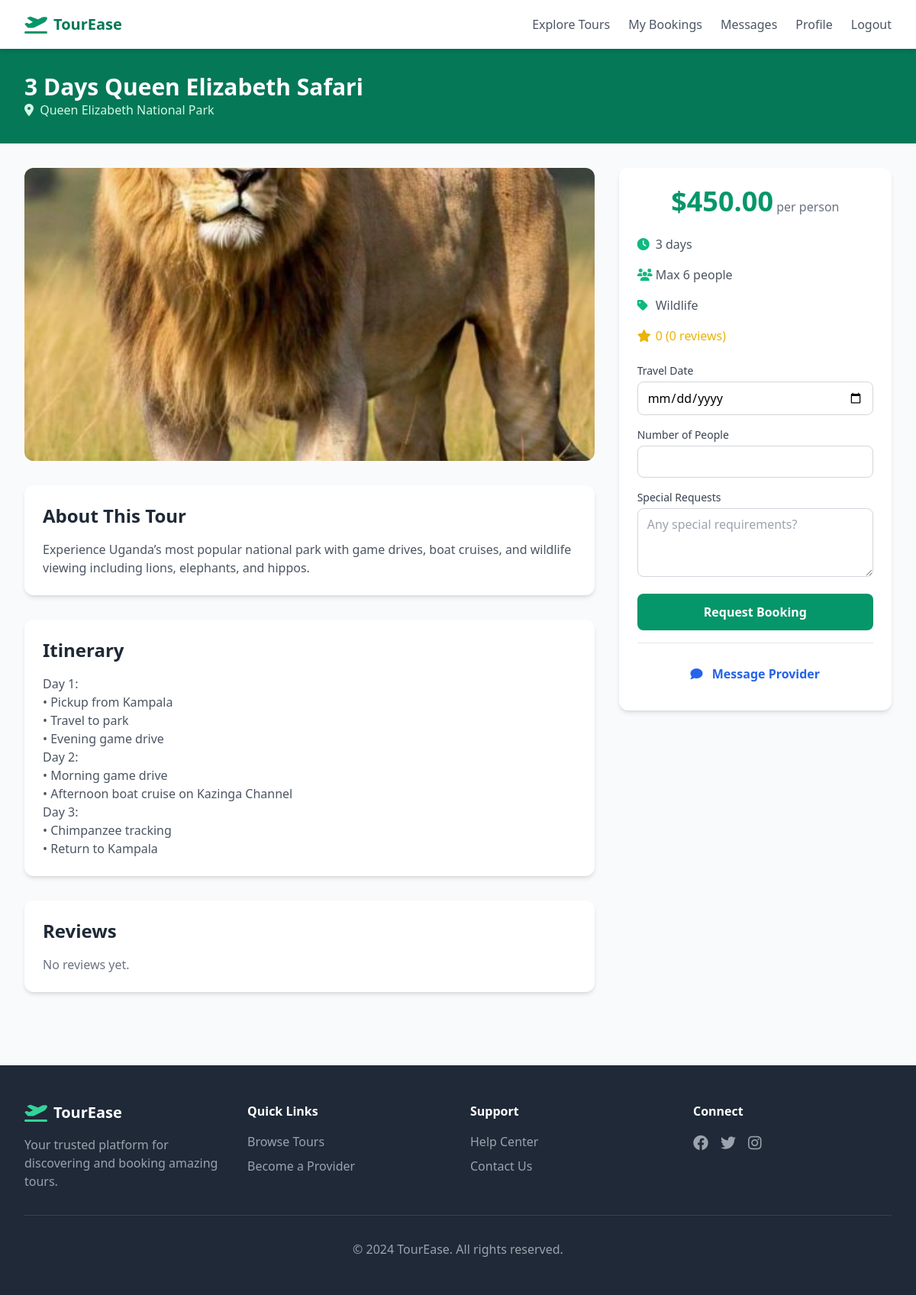
The page /tours/1/ (signed in) on the database its author committed.
### tours/models.py (models this page shows, shortened)
class TourPackage(models.Model):
    TOUR_TYPE_CHOICES = [
        ('adventure', 'Adventure'),
        ('luxury', 'Luxury'),
        ('budget', 'Budget'),
        ('cultural', 'Cultural'),
        ('wildlife', 'Wildlife'),
        ('beach', 'Beach'),
    ]
    company = models.ForeignKey(
        settings.AUTH_USER_MODEL,
        on_delete=models.CASCADE,
        related_name='tour_packages'
    )
    title = models.CharField(max_length=200)
    description = models.TextField()
    location = models.CharField(max_length=200)
    price = models.DecimalField(max_digits=10, decimal_places=2)
    duration_days = models.PositiveIntegerField()
    max_group_size = models.PositiveIntegerField()
    tour_type = models.CharField(max_length=20, choices=TOUR_TYPE_CHOICES, default='adventure')
    itinerary = models.TextField(help_text="Day-by-day itinerary")
    image = models.FileField(upload_to='tour_images/', blank=True, null=True)
    is_approved = models.BooleanField(default=False)
    is_active = models.BooleanField(default=True)
    created_at = models.DateTimeField(auto_now_add=True)
    updated_at = models.DateTimeField(auto_now=True)
    @property
    def average_rating(self):
        reviews = self.reviews.all()
        if reviews.exists():
            return round(reviews.aggregate(models.Avg('rating'))['rating__avg'], 1)
        return 0
    @property
    def review_count(self):
        return self.reviews.count()

### tours/views.py (the view)
# urls.py: path('tours/<int:tour_id>/', views.tour_detail, name='tour_detail'),
def tour_detail(request, tour_id):
    tour = get_object_or_404(TourPackage, id=tour_id)
    reviews = tour.reviews.all()[:5]
    is_customer = request.user.is_authenticated and request.user.role == 'customer'
    if request.method == 'POST' and is_customer:
        booking_form = BookingRequestForm(request.POST)
        if booking_form.is_valid():
            booking = booking_form.save(commit=False)
            booking.user = request.user
            booking.tour = tour
            booking.save()
            messages.success(request, 'Booking request submitted successfully!')
            return redirect('tour_detail', tour_id=tour.id)
    else:
        booking_form = BookingRequestForm() if is_customer else None
    context = {
        'tour': tour,
        'reviews': reviews,
        'booking_form': booking_form,
        'is_customer': is_customer,
    }
    return render(request, 'tours/tour_detail.html', context)

### tours/forms.py
class BookingRequestForm(forms.ModelForm):
    class Meta:
        model = BookingRequest
        fields = ('travel_date', 'number_of_people', 'special_requests')
        widgets = {
            'travel_date': forms.DateInput(attrs={'class': 'w-full border border-gray-300 rounded-lg px-4 py-2 focus:ring-emerald-500 focus:border-emerald-500', 'type': 'date'}),
            'number_of_people': forms.NumberInput(attrs={'class': 'w-full border border-gray-300 rounded-lg px-4 py-2 focus:ring-emerald-500 focus:border-emerald-500'}),
            'special_requests': forms.Textarea(attrs={'class': 'w-full border border-gray-300 rounded-lg px-4 py-2 focus:ring-emerald-500 focus:border-emerald-500', 'rows': 3}),
        }

### accounts/models.py (called while the page is built)
    def is_provider(self):
        return self.role == 'provider'

### templates/tours/tour_detail.html (shortened to what this page needs)
{% extends 'base.html' %}
{% block content %}
<div class="bg-emerald-700 py-8">
    <div class="max-w-7xl mx-auto px-4 sm:px-6 lg:px-8">
        <h1 class="text-3xl font-bold text-white">{{ tour.title }}</h1>
        <p class="text-emerald-100"><i class="fas fa-map-marker-alt mr-1"></i> {{ tour.location }}</p>
    </div>
</div>
<div class="max-w-7xl mx-auto px-4 sm:px-6 lg:px-8 py-8">
    <div class="grid grid-cols-1 lg:grid-cols-3 gap-8">
        <div class="lg:col-span-2">
            {% if tour.image %}
            <img src="{{ tour.image.url }}" alt="{{ tour.title }}" class="w-full h-96 object-cover rounded-xl mb-8">
            {% else %}
            <div class="w-full h-96 bg-gray-200 flex items-center justify-center rounded-xl mb-8">
                <i class="fas fa-image text-6xl text-gray-400"></i>
            </div>
            {% endif %}
            <div class="bg-white rounded-xl shadow-md p-6 mb-8">
                <h2 class="text-2xl font-bold text-gray-800 mb-4">About This Tour</h2>
                <p class="text-gray-600 whitespace-pre-line">{{ tour.description }}</p>
            </div>
            <div class="bg-white rounded-xl shadow-md p-6 mb-8">
                <h2 class="text-2xl font-bold text-gray-800 mb-4">Itinerary</h2>
                <div class="prose max-w-none">
                    <p class="text-gray-600 whitespace-pre-line">{{ tour.itinerary }}</p>
                </div>
            </div>
            <div class="bg-white rounded-xl shadow-md p-6">
                <h2 class="text-2xl font-bold text-gray-800 mb-4">Reviews</h2>
                {% if reviews %}
                <div class="space-y-4">
                    {% for review in reviews %}
                    <div class="border-b pb-4">
                        <div class="flex items-center justify-between mb-2">
                            <span class="font-semibold">{{ review.user.username }}</span>
                            <div class="flex text-yellow-500">
                                {% for i in "12345" %}
                                <i class="fas fa-star{% if forloop.counter <= review.rating %}{% else %} text-gray-300{% endif %}"></i>
                                {% endfor %}
                            </div>
                        </div>
                        <p class="text-gray-600">{{ review.comment }}</p>
                        <span class="text-sm text-gray-400">{{ review.created_at|date:"M d, Y" }}</span>
                        {% if review.provider_response %}
                        <div class="mt-3 bg-gray-50 border-l-4 border-emerald-500 p-3 rounded">
                            <p class="text-sm font-semibold text-gray-800 mb-1">Response from Provider:</p>
                            <p class="text-sm text-gray-600">{{ review.provider_response }}</p>
                        </div>
                        {% endif %}
                    </div>
                    {% endfor %}
                </div>
                <a href="#" class="text-emerald-600 hover:underline mt-4 inline-block">View all reviews</a>
                {% else %}
                <p class="text-gray-500">No reviews yet.</p>
                {% endif %}
            </div>
        </div>
        <div class="lg:col-span-1">
            <div class="bg-white rounded-xl shadow-md p-6 sticky top-24">
                <div class="text-center mb-6">
                    <span class="text-4xl font-bold text-emerald-600">${{ tour.price }}</span>
                    <span class="text-gray-500">per person</span>
                </div>
                <div class="space-y-4 mb-6">
                    <div class="flex items-center text-gray-600">
                        <i class="fas fa-clock w-6 text-emerald-500"></i>
                        <span>{{ tour.duration_days }} days</span>
                    </div>
                    <div class="flex items-center text-gray-600">
                        <i class="fas fa-users w-6 text-emerald-500"></i>
                        <span>Max {{ tour.max_group_size }} people</span>
                    </div>
                    <div class="flex items-center text-gray-600">
                        <i class="fas fa-tag w-6 text-emerald-500"></i>
                        <span class="capitalize">{{ tour.tour_type }}</span>
                    </div>
                    <div class="flex items-center text-yellow-500">
                        <i class="fas fa-star w-6"></i>
                        <span>{{ tour.average_rating }} ({{ tour.review_count }} reviews)</span>
                    </div>
                </div>
                {% if booking_form %}
                <form method="POST" class="space-y-4">
                    <div>
                        <label class="block text-sm font-medium text-gray-700 mb-1">Travel Date</label>
                        <input type="date" name="travel_date" required class="w-full border border-gray-300 rounded-lg px-3 py-2 focus:ring-emerald-500 focus:border-emerald-500">
                    </div>
                    <div>
                        <label class="block text-sm font-medium text-gray-700 mb-1">Number of People</label>
                        <input type="number" name="number_of_people" min="1" max="{{ tour.max_group_size }}" required class="w-full border border-gray-300 rounded-lg px-3 py-2 focus:ring-emerald-500 focus:border-emerald-500">
                    </div>
                    <div>
                        <label class="block text-sm font-medium text-gray-700 mb-1">Special Requests</label>
                        <textarea name="special_requests" rows="3" class="w-full border border-gray-300 rounded-lg px-3 py-2 focus:ring-emerald-500 focus:border-emerald-500" placeholder="Any special requirements?"></textarea>
                    </div>
                    <button type="submit" class="w-full bg-emerald-600 text-white py-3 rounded-lg hover:bg-emerald-700 transition font-semibold">
                        Request Booking
                    </button>
                </form>
                <div class="mt-4 pt-4 border-t border-gray-100">
                    <a href="{% url 'messages' %}?user={{ tour.company.id }}" class="w-full block bg-blue-50 text-blue-600 text-center py-3 rounded-lg hover:bg-blue-100 transition font-semibold">
                        <i class="fas fa-comment mr-2"></i> Message Provider
                    </a>
                </div>
                {% elif user.is_authenticated and is_customer == False %}
                <div class="bg-yellow-50 border border-yellow-200 rounded-lg p-4 text-center">
                    <p class="text-yellow-700">Booking is only available for customers.</p>
                    <p class="text-sm text-yellow-600 mt-1">Switch to a customer account to book tours.</p>
                </div>
                {% elif user.is_authenticated %}
                <a href="{% url 'login' %}" class="block w-full bg-emerald-600 text-white text-center py-3 rounded-lg hover:bg-emerald-700 transition font-semibold">
                    Login to Book
                </a>
                {% else %}
                <a href="{% url 'login' %}" class="block w-full bg-emerald-600 text-white text-center py-3 rounded-lg hover:bg-emerald-700 transition font-semibold">
                    Login to Book
                </a>
                {% endif %}
            </div>
        </div>
    </div>
</div>
{% endblock %}

### rows shown on the page
TourPackage: title "3 Days Queen Elizabeth Safari", location "Queen Elizabeth National Park", image (picture), description "Experience Uganda’s most popular national park with game drives, boat cruises, and wildlife viewing including lions, elephants, and hippos.", itinerary "Day 1: • Pickup from Kampala • Travel to park • Evening game drive Day 2: • Morning game drive • Afternoon boat cruise on Kazinga Channel Day 3: • Chimpanzee tracking • Return to Kampala", price "450.00", duration_days "3", max_group_size "6", tour_type "Wildlife", average_rating "0", review_count "0"
